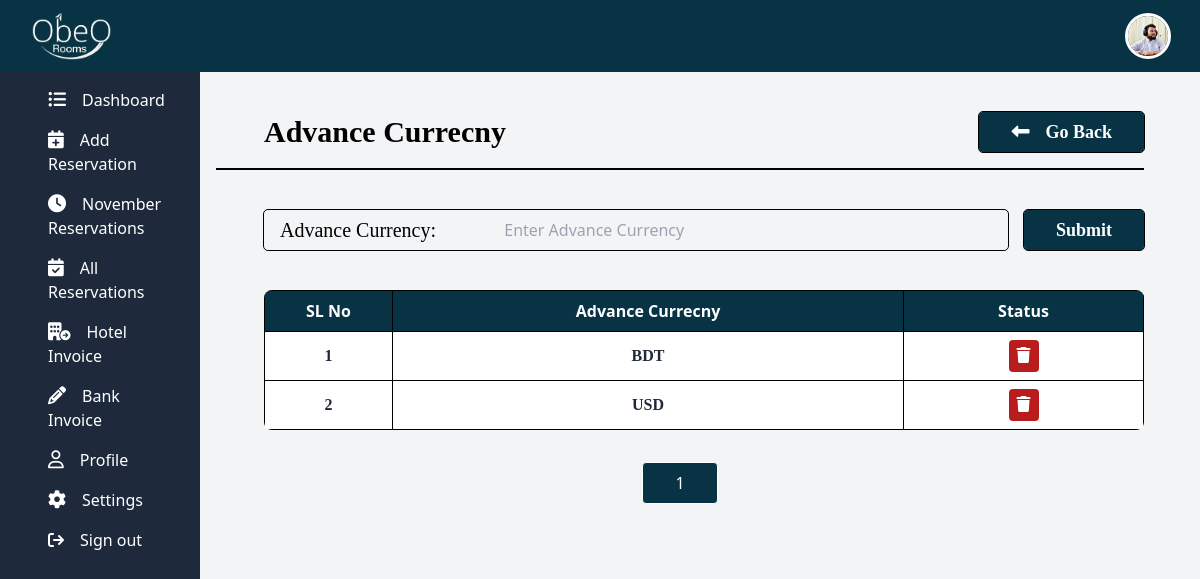
The page /dashboard/advance_currency.php (signed in) on the database its author committed.
### tables this page shows
CREATE TABLE `advance_currency` (
  `id` int(11) NOT NULL,
  `advance_currency` varchar(100) NOT NULL,
  `created_at` timestamp NOT NULL DEFAULT current_timestamp(),
  `updated_at` timestamp NOT NULL DEFAULT current_timestamp() ON UPDATE current_timestamp()
);

### function/settings_authentication.php (called while the page is built, shortened)
<?php
    require_once('db_connection.php');
    function advance_currency_view($starting_limit, $results_per_page) {
        $db_connect = db_connect();
        $sql_view = "SELECT * FROM advance_currency LIMIT $starting_limit, $results_per_page";
        $advance_currency_results = mysqli_query($db_connect, $sql_view);
        return $advance_currency_results;
    }

### function/db_connection.php (called while the page is built)
<?php
	function db_connect(){
		$host = 'localhost';
		$user = 'root';
		$pass = '';
		$db = 'oasishot_ota';
		$db_connect = mysqli_connect($host,$user,$pass,$db);
			return $db_connect;
	}
?>

### dashboard/advance_currency.php (the view, shortened to what this page needs)
<?php
include ('dashboard-header.php');
 include ('../function/settings_authentication.php');
$results_per_page = 10;
$total_results_query = mysqli_query(db_connect(), "SELECT COUNT(*) as total FROM advance_currency");
$total_results_row = mysqli_fetch_assoc($total_results_query);
$total_results = $total_results_row['total'];
$total_pages = ceil($total_results / $results_per_page);
$page = isset($_GET['page']) && is_numeric($_GET['page']) && $_GET['page'] > 0 ? (int)$_GET['page'] : 1;
$starting_limit = ($page - 1) * $results_per_page;
$advance_currency_view = advance_currency_view($starting_limit, $results_per_page);
?>
<div class="flex">
    <?php include('dashboard-sidebar.php'); ?>
    <div class="w-4/5 overflow-auto p-4">
        <div class="container mx-auto pt-24">
            <div class="flex justify-between items-center mb-4">
                <h1 class="text-3xl font-bold font-serif capitalize ps-12 ">Advance Currecny</h1>
                <a href="settings.php" class="bg-cyan-950 hover:bg-slate-800 text-white transition duration-700 ease-in-out font-serif text-lg font-semibold px-8 py-1.5 rounded outline outline-1 outline-black">
                    <i class="fa-solid fa-long-arrow-alt-left me-4"></i>Go Back
                </a>
            </div>
            <hr class="border border-black">
            <form method="post" class="ps-12 w-full" enctype="multipart/form-data">
                <h5 class="text-xl font-semibold font-mono text-black py-2">
                </h5>
                <div class="mt-6 gap-x-4 flex justify-start items-center">
                        <div class="flex justify-start items-center outline outline-1 outline-black rounded w-full">
                            <label for="advance_currency" class="text-black text-xl w-80 ps-4 font-serif"> Advance Currency: </label>
                            <input type="text" name="advance_currency" value="<?php echo $old['advance_currency'] ?? ''; ?>" placeholder="Enter Advance Currency"
                            class="py-2 bg-transparent w-full px-4 focus:outline-none">
                        </div>
                    <button type="submit" name="advance_currency_submit" class="bg-cyan-950 hover:bg-slate-800 text-white transition duration-700 ease-in-out font-serif text-lg font-semibold px-8 py-1.5 rounded outline outline-1 outline-black">Submit</button>
                </div>
            </form>
            <div class="overflow-x-auto ps-12">
                <table class="table-fixed w-full mt-8 rounded-lg border-collapse overflow-hidden ">
                    <thead class="bg-cyan-950 text-white">
                        <tr class="text-center">
                            <th class="py-2 px-4 w-32 border border-black">SL No</th>
                            <th class="py-2 px-4 w-full border border-black">Advance Currecny</th>
                            <th class="py-2 px-4 w-60 border border-black">Status</th>
                        </tr>
                    </thead>
                    <tbody>
                        <?php
                        if (mysqli_num_rows($advance_currency_view) > 0) {
                            $i = $starting_limit + 1;
                            while ($row = mysqli_fetch_assoc($advance_currency_view)) {
                                echo '<tr class="text-center bg-white rounded">';
                                    echo '<td class="py-2 px-4 w-32 font-serif font-semibold text-gray-800 border border-black rounded">' . $i++ . '</td>';
                                    echo '<td class="py-2 px-4 w-full font-serif font-semibold text-gray-800 border border-black rounded">' . $row["advance_currency"] . '</td>';
                                    echo '<td class="py-2 px-4 w-60 font-serif font-semibold text-gray-800 border border-black rounded">';
                                        echo '<div class="flex justify-center items-center">';
                                            echo '<form method="post" onsubmit="return confirm(\'Do you want to delete?\')">
                                                    <input type="hidden" name="delete_id" value="'.$row['id'].'">
                                                    <button class="fs-4 mx-4 bg-red-700 py-1 px-2 rounded" name="advance_currency_delete" type="submit">
                                                        <i class="fa-solid fa-trash text-white"></i>
                                                    </button>
                                                  </form>';
                                        echo '</div>';
                                    echo '</td>';
                                echo '</tr>';
                            }
                        } else {
                            echo '<tr>';
                            echo '<td colspan="5" class="text-center py-4"><h5 class="font-serif text-black">No Data Available</h5></td>';
                            echo '</tr>';
                        }
                        ?>
                    </tbody>
                </table>
            </div>
            <div class="mt-8 flex justify-center">
                <?php for ($p = 1; $p <= $total_pages; $p++): ?>
                    <a href="advance_currency.php?page=<?php echo $p; ?>" class="px-8  py-2 mx-1 border border-<?php if ($p == $page){echo 'white';}else{echo 'black';}  ?> rounded <?php if ($p == $page) echo 'bg-cyan-950  text-white'; ?>">
                        <?php echo $p; ?>
                    </a>
                <?php endfor; ?>
            </div>
        </div>
    </div>
</div>

### rows shown on the page
advance_currency: advance_currency "BDT"
advance_currency: advance_currency "USD"

### other values the page prints
$item "Dashboard"
$item "Add Reservation"
$item "November Reservations"
$item "All Reservations"
$item "Hotel Invoice"
$item "Bank Invoice"
$item "Profile"
$item "Settings"
